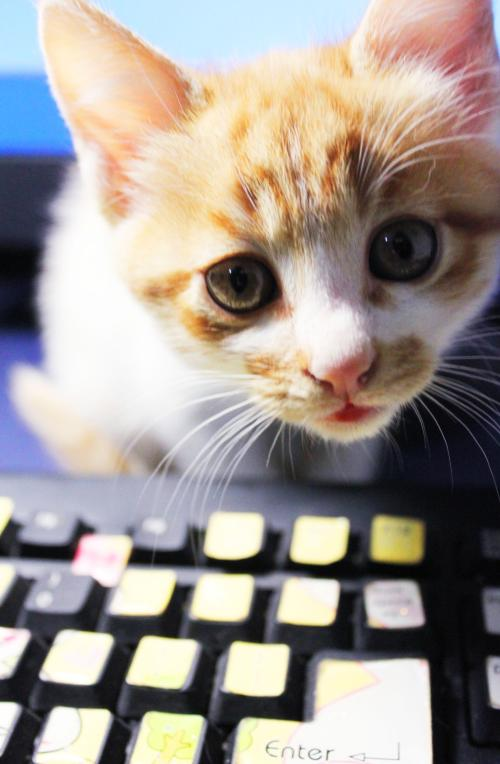
#> input picture resources/cat2.jpg, 500 x 764 px, found by its file name
$ python ImgManipulation.py
#> lines starting #> are read from the running program, lines starting #| are printed output that depends on the picture; long printed decimals are rounded
import cv2
import numpy as np

img = cv2.imread(r".\resources\cat2.jpg", cv2.IMREAD_UNCHANGED)
#> img is the input picture: shape (764, 500, 3); mean B, G, R 145, 150.7, 159.1
rows, cols, channels = img.shape
#> rows = 764; cols = 500; channels = 3
cv2.imshow('origin', img)

# 按照指定的宽度、高度缩放图片，注意此处的Size为（width,height），与shape返回的次序相反！
shrinkImg = cv2.resize(img, (int(cols/2), int(rows/2)), interpolation=cv2.INTER_AREA)
# 按照比例缩放，如x,y轴均放大一倍
enlargeImg = cv2.resize(img, None, fx=2, fy=2, interpolation=cv2.INTER_LINEAR)
# 关于插值方法（Interpolation），OpenCV官网建议缩小图片时使用cv2.INTER_AREA方法；放大图片时，使用cv2.INTER_CUBIC方法最好，但速度慢，使用cv2.INTER_LINEAR方法速度快，效果还OK

cv2.imshow('shrink', shrinkImg), cv2.imshow('enlarge', enlargeImg)

# 翻转，第2个参数表示翻转方向：
# 0：垂直翻转(沿x轴)；> 0: 水平翻转(沿y轴)；< 0: 水平垂直都翻转(相当于旋转180°)
imgFlip_V = cv2.flip(img, 0)
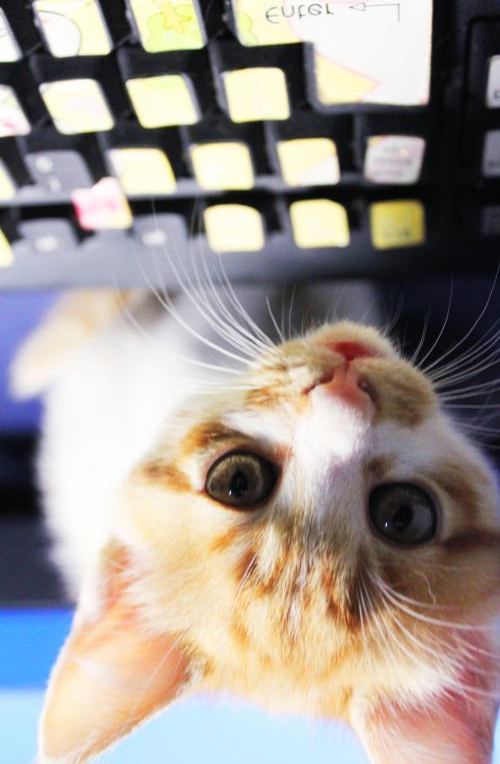
#> imgFlip_V: shape (764, 500, 3); mean B, G, R 145, 150.7, 159.1
imgFlip_H = cv2.flip(img, 1)
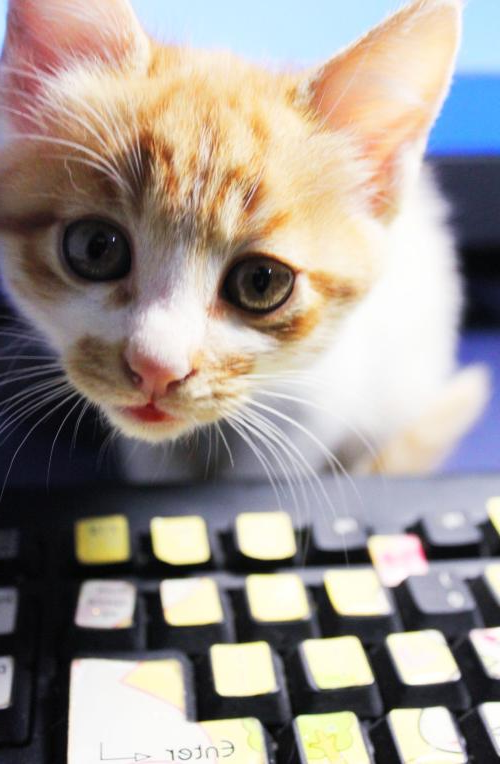
#> imgFlip_H: shape (764, 500, 3); mean B, G, R 145, 150.7, 159.1
imgFlip_B = cv2.flip(img, -1)
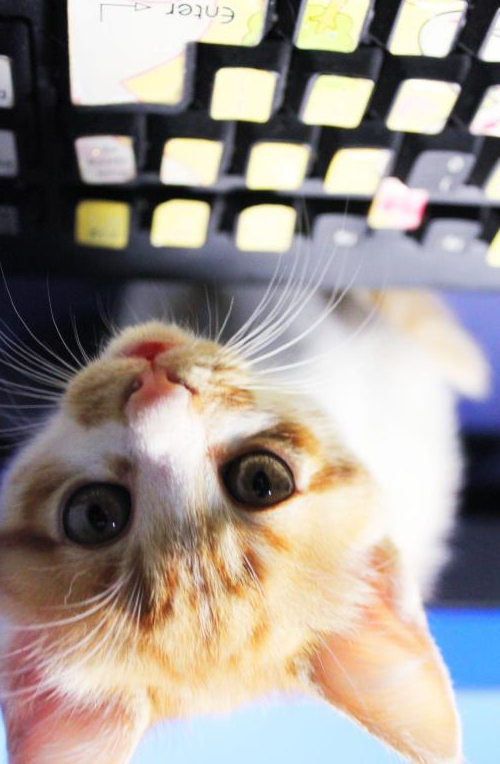
#> imgFlip_B: shape (764, 500, 3); mean B, G, R 145, 150.7, 159.1

cv2.imshow('flip vertically', imgFlip_V)
cv2.imshow('flip horizontally', imgFlip_H)
cv2.imshow('flip both', imgFlip_B)

# 沿y=x翻转，相当于逆时针旋转90°后再垂直翻转（或水平翻转后旋转90°）
imgTrans = cv2.transpose(img)
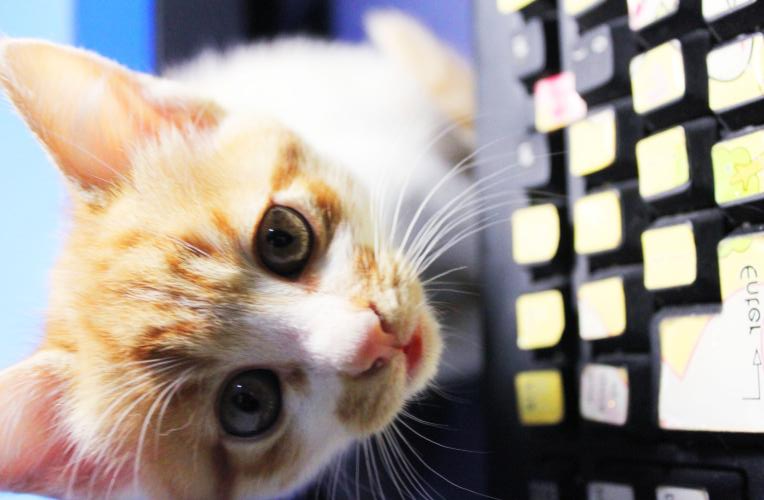
#> imgTrans: shape (500, 764, 3); mean B, G, R 145, 150.7, 159.1
cv2.imshow('transposed', imgTrans)

# 定义平移矩阵，需要是numpy的float32类型
# x轴平移100，y轴平移50的矩阵
# 1  0  100
# 0  1  50
M = np.float32([[1, 0, 100], [0, 1, 50]])
# 用仿射变换实现平移
# 仿射变换矩阵一定是2*3的，前两列即为原点不变的线性变换矩阵，第三列即为变换后原点平移到的位置
# 即dst(x,y)=src(M11x+M12y+M13,M21x+M22y+M23)
imgShift = cv2.warpAffine(img, M, (cols, rows))
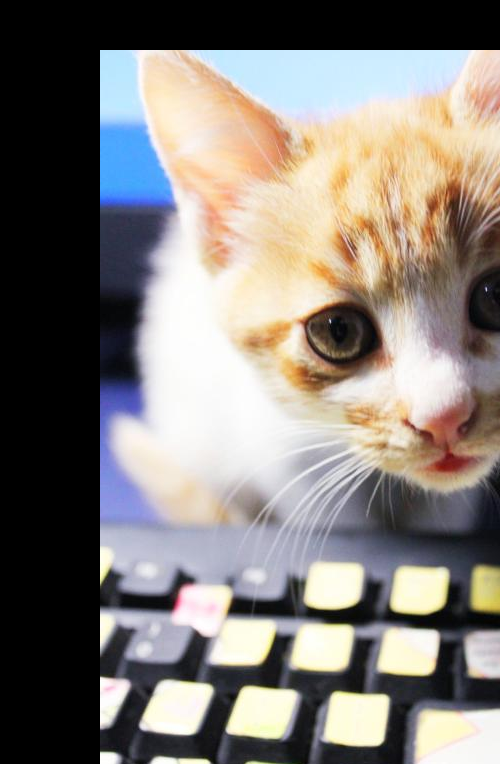
#> imgShift: shape (764, 500, 3); mean B, G, R 120.3, 125.2, 130.9
cv2.imshow('shift', imgShift)

# 绕图片中心逆时针旋转45°，并缩小一半
# 获得对应的放射变换矩阵
# 第一个参数：旋转中心，注意坐标顺序为(x,y)；第二个参数：逆时针旋转角度（负值则表示顺时针）；第三个参数：缩放比例
M = cv2.getRotationMatrix2D((cols / 2, rows / 2), 45, 0.5)
print(M)
#| [[  0.3536   0.3536  26.554]
#|  [ -0.3536   0.3536 335.331]]
imgRot = cv2.warpAffine(img, M, (cols, rows))
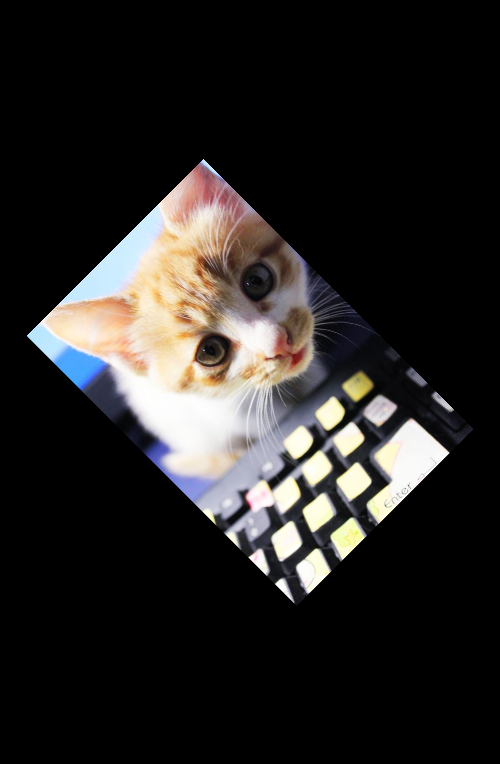
#> imgRot: shape (764, 500, 3); mean B, G, R 36.3, 37.7, 39.8
cv2.imshow('rotation', imgRot)


cv2.waitKey(0)
cv2.destroyAllWindows()
